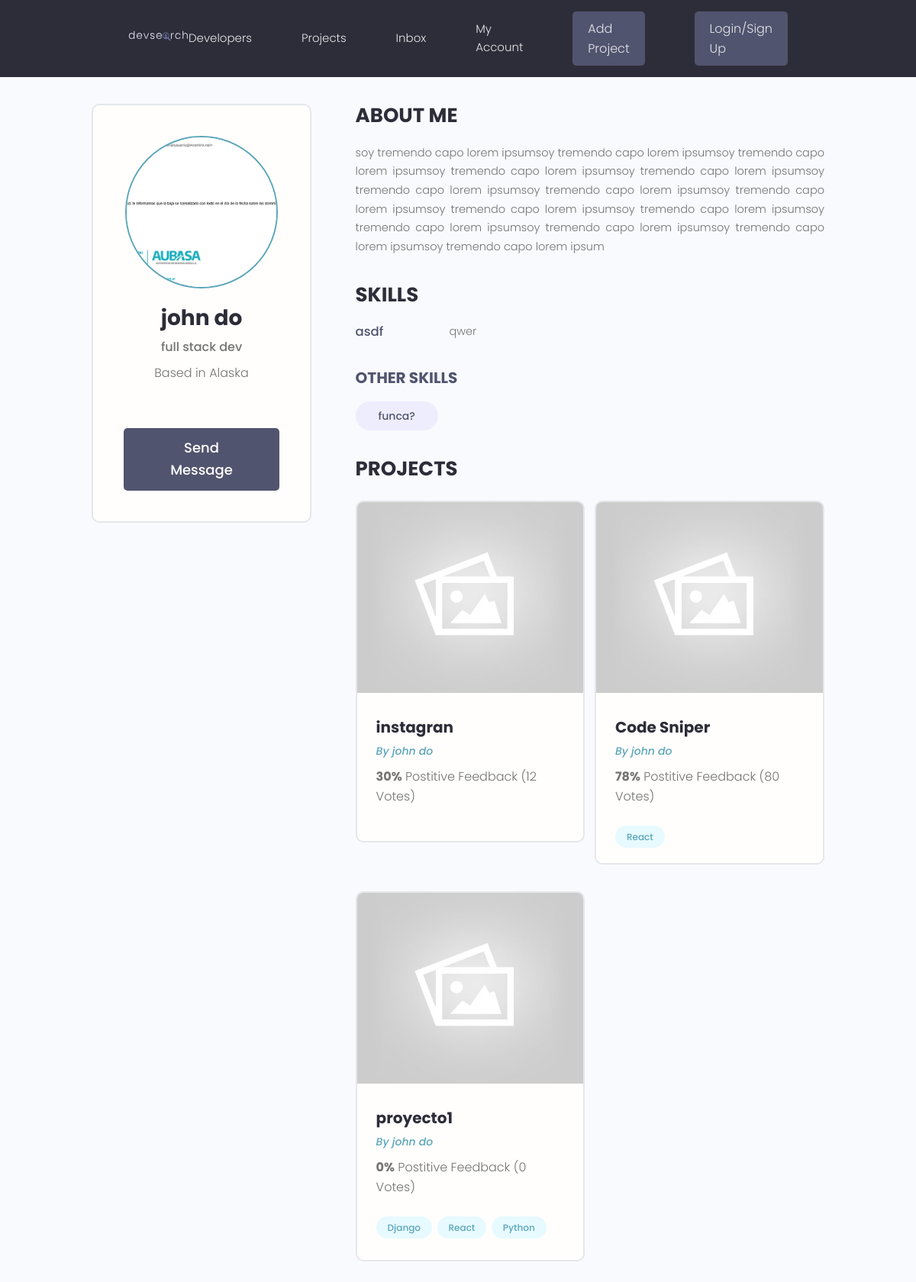
Page /profiles/41b0c167-2712-4c5f-907b-705547968ba9/ on the committed database.
### users/models.py (models this page shows, shortened)
class Profile(models.Model):
    user = models.OneToOneField(User, on_delete=models.CASCADE, null=True, blank=True)
    username = models.CharField(max_length=200, blank=True, null= True)
    location = models.CharField(max_length=200, blank=True, null= True)
    name = models.CharField(max_length=200, blank=True, null= True)
    email = models.EmailField(max_length=500, blank=True, null= True)
    short_intro = models.CharField(max_length=200, blank=True, null= True)
    bio = models.TextField(blank= True, null = True)
    profile_image = models.ImageField(null=True, blank=True, upload_to= 'profiles/', default='profiles/user-default.png')
    social_github = models.CharField(max_length=200, blank=True, null= True)
    social_linkedin = models.CharField(max_length=200, blank=True, null= True)
    social_twitter = models.CharField(max_length=200, blank=True, null= True)
    social_youtube = models.CharField(max_length=200, blank=True, null= True)
    social_website = models.CharField(max_length=200, blank=True, null= True)
    created = models.DateTimeField(auto_now_add=True) #crea TimeStamp automaticamente
    id = models.UUIDField(default=uuid.uuid4, unique=True, primary_key=True, editable=False)

class Skill(models.Model):
    owner = models.ForeignKey(Profile, on_delete=models.CASCADE, null=True, blank=True)
    name = models.CharField(max_length=200)
    description = models.TextField(max_length=500, null= True, blank=True)
    created = models.DateTimeField(auto_now_add=True) #crea TimeStamp automaticamente
    id = models.UUIDField(default=uuid.uuid4, unique=True, primary_key=True, editable=False)
    def __str__(self):
        return str(self.name)

### projects/models.py (models this page shows, shortened)
class Project(models.Model):
    title = models.CharField(max_length=200)
    owner = models.ForeignKey(Profile, null=True, blank=True, on_delete=models.SET_NULL)
    desc = models.TextField(null=True, blank=True) #null es para la BBDD, blank para el front
    featured_image = models.ImageField(null=True, blank=True, default='default.jpg')
    demoLink = models.CharField(max_length=200, null=True, blank=True)
    sourceLink = models.CharField(max_length=200, null=True, blank=True)
    tags = models.ManyToManyField('Tag', blank= True)
    vote_total = models.IntegerField(default= 0, null=True, blank=True)
    vote_ratio = models.IntegerField(default=0, null= True, blank=True)
    created = models.DateTimeField(auto_now_add=True) #crea TimeStamp automaticamente
    id = models.UUIDField(default=uuid.uuid4, unique=True, primary_key=True, editable=False)

class Tag(models.Model):
    name = models.CharField(max_length=200)
    created = models.DateTimeField(auto_now_add=True) #crea TimeStamp automaticamente
    id = models.UUIDField(default=uuid.uuid4, unique=True, primary_key=True, editable=False)
    def __str__(self):
        return self.name

### users/views.py (the view)
# urls.py: path('profiles/<str:pk>/', views.userProfile, name = 'user-profile'),
def userProfile(request, pk):
    profile = Profile.objects.get(id=pk)
    topSkills = profile.skill_set.exclude(description__exact='')
    otherSkills = profile.skill_set.filter(description='')
    context = {'profile' : profile, 'topSkills' : topSkills, 'otherSkills':otherSkills }
    return render(request, 'users/user-profile.html', context)

### users/templates/users/user-profile.html (shortened to what this page needs)
{% extends 'main.html' %}
{% block content %}
<main class="profile my-md">
    <div class="container">
      <div class="layout">
        <div class="column column--1of3">
          <div class="card text-center">
            <div class="card__body dev">
              <img class="avatar avatar--xl" src="{{profile.profile_image.url}}" />
              <h2 class="dev__name">{{profile.name}}</h2>
              <p class="dev__title">{{profile.short_intro}}</p>
              <p class="dev__location">Based in {{profile.location}}</p>
              <a href="#" class="btn btn--sub btn--lg">Send Message </a>
            </div>
          </div>
        </div>
        <div class="column column--2of3">
          <div class="devInfo">
            <h3 class="devInfo__title">About Me</h3>
            <p class="devInfo__about">
              {{profile.bio}}
            </p>
          </div>
          <div class="devInfo">
            <h3 class="devInfo__title">Skills</h3>
            <div class="devInfo__skills">
                {% for skill in topSkills %}
              <div class="devSkill">
                <h4 class="devSkill__title">{{skill.name}}</h4>
                <p class="devSkill__info">
                  {{skill.description}}
                </p>
              </div>
              {% endfor %}
              <h3 class="devInfo__subtitle">Other Skills</h3>
              <div class="devInfo__otherSkills">
                {%for skill in otherSkills %}
                <span class="tag tag--pill tag--sub tag--lg">
                  <small>{{skill}}</small>
                </span>
                {%endfor%}
              </div>
            </div>
          </div>
          <div class="devInfo">
            <h3 class="devInfo__title">Projects</h3>
            <div class="grid grid--two">
            {% for project in profile.project_set.all %}
              <div class="column">
                <div class="card project">
                  <a href="{% url 'project' project.id %}" class="project">
                    <img class="project__thumbnail" src="{{project.featured_image.url}}" alt="project thumbnail" />
                    <div class="card__body">
                      <h3 class="project__title">{{project.title}}</h3>
                      <p><a class="project__author" href="{% url 'user-profile' project.owner.id %}">By {{project.owner.name}}</a></p>
                      <p class="project--rating">
                        <span style="font-weight: bold;">{{project.vote_ratio}}%</span> Postitive
                        Feedback ({{project.vote_total}} Vote{{project.vote_total|pluralize}})
                      </p>
                      <div class="project__tags">
                            {% for tag in project.tags.all  %}
                        <span class="tag tag--pill tag--main">
                          <small>{{tag}}</small>
                        </span>
                            {%endfor%}
                      </div>
                    </div>
                  </a>
                </div>
              </div>
              {% endfor %}
            </div>
          </div>
        </div>
      </div>
    </div>
  </main>
{% endblock %}

### static/styles/app.css (style rules this page uses)
:root { --color-sub: #2d2d39; }
.btn--sub { background-color: var(--color-sub-light); }
.card { border: 2px solid var(--color-light); }
img { width: 100%; }
.profile .card > .dev { padding: 4rem; }
.dev__name { color: var(--color-sub); font-size: 2.8rem; font-weight: 700; margin-top: 1rem; margin-bottom: 0.5rem; }
.dev__title { font-size: 1.6rem; font-weight: 500; line-height: 1.3; }
.dev__location { margin-top: 1rem; }
.devInfo { margin-bottom: 3rem; }
.devInfo__title, .devInfo__subtitle { font-size: 2.6rem; color: var(--color-sub); text-transform: uppercase; font-weight: 700; margin-bottom: 1.5rem; }
.devInfo__subtitle { font-size: 2rem; color: var(--color-sub-light); }
.devInfo__about, .devSkill__info { font-size: 1.45rem; line-height: 1.7; text-align: justify; }
.devSkill { margin-bottom: 3rem; }
.devSkill__title { font-size: 1.65rem; font-weight: 500; color: var(--color-sub-light); }
@media screen and (min-width: 700px) { .devSkill { display: flex; justify-content: space-between; gap: 3rem; } }
@media screen and (min-width: 700px) { .devSkill__info { flex-basis: 80%; } }
.project__author { font-size: 1.4rem; font-style: italic; }
.project--rating { margin-bottom: 1.6em; margin-top: .5em; }
.project__thumbnail { height: 25rem; object-fit: cover; object-position: top center; }
.project__title { font-size: 2rem; font-weight: 700; color: var(--color-sub); }

### static/uikit/styles/modules/_variables.css (style rules this page uses)
:root { --color-main: #5aa5b9; --color-main-light: #e6faff; --color-sub: #3f4156; --color-sub-light: #51546e; --color-sub-lighter: #ededfd; --color-text: #737373; --color-gray: #8b8b8b; --color-light: #e5e7eb; --color-light-gray: #767676; --color-bg: #f8fafd; --color-white: #fffefd; --color-white-light: #f3f3f3; --color-success: #359e64; --color-success-bg: #def8e8; --color-error: #fc4b0b; --color-error-bg: #fff2ee; --font-base: 'Poppins', arial, helvetica, 'Segoe UI', roboto, ubuntu, sans-serif; --font-monospace: 'Fira Code', 'Courier New', courier, monospace; --font-regular: 300; --font-medium: 500; --font-bold: 700; --generic-shadow: 1px 1px 5px #00000010; --generic-transition: all 0.3s ease-in-out; }

### static/uikit/styles/modules/_base.css (style rules this page uses)
* { margin: 0; padding: 0; box-sizing: border-box; text-rendering: optimizeLegibility; color: inherit; font-size: inherit; }
html { font-size: 50%; }
@media only screen and (min-width: 480px) { html { font-size: 56.25%; } }
@media only screen and (min-width: 1200px) { html { font-size: 62.5%; } }
body { line-height: 1.6; font-weight: 400; font-size: 1.5rem; color: var(--color-text); background-color: var(--color-bg); min-height: 100vh; }

### static/uikit/styles/modules/_typography.css (style rules this page uses)
* { font-family: var(--font-base); }
h2 { font-size: 3.6rem; font-weight: var(--font-bold); }
h3 { font-size: 3.2rem; font-weight: var(--font-medium); }
h4 { font-size: 2.8rem; font-weight: var(--font-medium); }
p, span, strong { font-size: 1.6rem; color: var(--color-text); font-weight: var(--font-regular); }
a { padding-bottom: 2px; text-decoration: none; display: inline-block; color: var(--color-main); font-weight: var(--font-medium); }

### static/uikit/styles/modules/_utilities.css (style rules this page uses)
.container { width: 92%; max-width: 165rem; margin: 0 auto; box-sizing: border-box; }
@media screen and (min-width: 1000px) { .container { width: 90%; } }
@media screen and (min-width: 1200px) { .container { width: 80%; } }
.text-center { text-align: center; }
.my-md { margin: 3rem auto; }

### static/uikit/styles/modules/_avatar.css (style rules this page uses)
.avatar { border-radius: 50%; border: 2px solid var(--color-main); object-fit: cover; }
.avatar--xl { height: 20rem; width: 20rem; }

### static/uikit/styles/modules/_button.css (style rules this page uses)
.btn { display: inline-block; position: relative; cursor: pointer; background-color: var(--color-light); font-weight: var(--font-medium); color: var(--color-sub); text-decoration: none; padding: 1rem 2rem; border-radius: 0.5rem; border: none; width: -webkit-fit-content; width: -moz-fit-content; width: fit-content; height: -webkit-fit-content; height: -moz-fit-content; height: fit-content; font-size: 1.6rem; outline-width: 0; outline-color: transparent; -webkit-backface-visibility: hidden; backface-visibility: hidden; transition: all 0.3s ease-in-out; }
.btn--sub { background-color: var(--color-sub); color: var(--color-white); }
.btn--lg { font-size: 1.8rem; padding: 1.2rem 4.5rem; }

### static/uikit/styles/modules/_card.css (style rules this page uses)
.card { border-radius: 1rem; background-color: var(--color-white); border: 1.5px solid var(--color-light); width: auto; height: auto; margin-top: 0.5rem; margin-bottom: 0.5rem; overflow: hidden; }
.card__body, .card__header { padding: 2rem 2.5rem; }

### rows in the picture
Profile: profile_image (picture), name "john do", short_intro "full stack dev", location "Alaska", bio "soy tremendo capo lorem ipsumsoy tremendo capo lorem ipsumsoy tremendo capo lorem ipsumsoy tremendo capo lorem ipsumsoy tremendo capo lorem ipsumsoy tremendo capo lorem ipsumsoy tremendo capo lorem ipsumsoy tremendo capo lorem ipsumsoy tremendo capo lorem ipsumsoy tremendo capo lorem ipsumsoy tremendo capo lorem ipsumsoy tremendo capo lorem ipsumsoy tremendo capo lorem ipsumsoy tremendo capo lorem ipsum"
Skill: name "asdf", description "qwer"
Skill: name "funca?"
Project: featured_image (placeholder picture), title "instagran", owner.name "john do", vote_ratio "30", vote_total "12"
Project: featured_image (placeholder picture), title "Code Sniper", owner.name "john do", vote_ratio "78", vote_total "80"
Tag: name "React"
Project: featured_image (placeholder picture), title "proyecto1", owner.name "john do", vote_ratio "0", vote_total "0"
Tag: name "Django"
Tag: name "Python"
